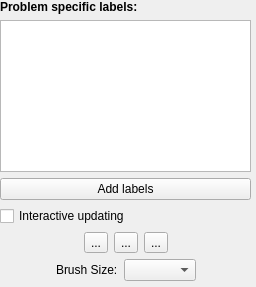
<?xml version="1.0" encoding="UTF-8"?>
<ui version="4.0">
 <class>containingWidget</class>
 <widget class="QWidget" name="containingWidget">
  <property name="geometry">
   <rect>
    <x>0</x>
    <y>0</y>
    <width>256</width>
    <height>287</height>
   </rect>
  </property>
  <property name="sizePolicy">
   <sizepolicy hsizetype="Preferred" vsizetype="Preferred">
    <horstretch>1</horstretch>
    <verstretch>0</verstretch>
   </sizepolicy>
  </property>
  <property name="minimumSize">
   <size>
    <width>256</width>
    <height>0</height>
   </size>
  </property>
  <property name="baseSize">
   <size>
    <width>0</width>
    <height>0</height>
   </size>
  </property>
  <property name="windowTitle">
   <string>Form</string>
  </property>
  <widget class="QWidget" name="verticalLayoutWidget">
   <property name="geometry">
    <rect>
     <x>0</x>
     <y>0</y>
     <width>251</width>
     <height>281</height>
    </rect>
   </property>
   <layout class="QVBoxLayout" name="verticalLayout">
    <item>
     <widget class="QLabel" name="label">
      <property name="sizePolicy">
       <sizepolicy hsizetype="Preferred" vsizetype="Fixed">
        <horstretch>0</horstretch>
        <verstretch>0</verstretch>
       </sizepolicy>
      </property>
      <property name="text">
       <string>&lt;b&gt;Problem specific labels:&lt;/b&gt;</string>
      </property>
     </widget>
    </item>
    <item>
     <widget class="LabelListView" name="labelListView">
      <property name="sizePolicy">
       <sizepolicy hsizetype="Minimum" vsizetype="Fixed">
        <horstretch>0</horstretch>
        <verstretch>0</verstretch>
       </sizepolicy>
      </property>
     </widget>
    </item>
    <item>
     <widget class="QPushButton" name="AddLabelButton">
      <property name="styleSheet">
       <string notr="true"/>
      </property>
      <property name="text">
       <string>Add labels</string>
      </property>
     </widget>
    </item>
    <item>
     <widget class="QCheckBox" name="checkInteractive">
      <property name="enabled">
       <bool>true</bool>
      </property>
      <property name="text">
       <string>Interactive updating</string>
      </property>
     </widget>
    </item>
    <item>
     <layout class="QHBoxLayout" name="horizontalLayout" stretch="0,0,0,1,0">
      <property name="sizeConstraint">
       <enum>QLayout::SetDefaultConstraint</enum>
      </property>
      <item>
       <spacer name="horizontalSpacer_2">
        <property name="orientation">
         <enum>Qt::Horizontal</enum>
        </property>
        <property name="sizeHint" stdset="0">
         <size>
          <width>40</width>
          <height>20</height>
         </size>
        </property>
       </spacer>
      </item>
      <item>
       <widget class="QToolButton" name="arrowToolButton">
        <property name="text">
         <string>...</string>
        </property>
       </widget>
      </item>
      <item>
       <widget class="QToolButton" name="paintToolButton">
        <property name="text">
         <string>...</string>
        </property>
       </widget>
      </item>
      <item>
       <widget class="QToolButton" name="eraserToolButton">
        <property name="text">
         <string>...</string>
        </property>
        <property name="autoRaise">
         <bool>false</bool>
        </property>
       </widget>
      </item>
      <item>
       <spacer name="horizontalSpacer">
        <property name="orientation">
         <enum>Qt::Horizontal</enum>
        </property>
        <property name="sizeHint" stdset="0">
         <size>
          <width>40</width>
          <height>20</height>
         </size>
        </property>
       </spacer>
      </item>
     </layout>
    </item>
    <item>
     <layout class="QHBoxLayout" name="horizontalLayout_2">
      <item>
       <spacer name="horizontalSpacer_3">
        <property name="orientation">
         <enum>Qt::Horizontal</enum>
        </property>
        <property name="sizeHint" stdset="0">
         <size>
          <width>40</width>
          <height>20</height>
         </size>
        </property>
       </spacer>
      </item>
      <item>
       <widget class="QLabel" name="brushSizeCaption">
        <property name="text">
         <string>Brush Size:</string>
        </property>
       </widget>
      </item>
      <item>
       <widget class="QComboBox" name="brushSizeComboBox"/>
      </item>
      <item>
       <spacer name="horizontalSpacer_4">
        <property name="orientation">
         <enum>Qt::Horizontal</enum>
        </property>
        <property name="sizeHint" stdset="0">
         <size>
          <width>40</width>
          <height>20</height>
         </size>
        </property>
       </spacer>
      </item>
     </layout>
    </item>
   </layout>
  </widget>
 </widget>
 <customwidgets>
  <customwidget>
   <class>LabelListView</class>
   <extends>QTableView</extends>
   <header>igms.labelListView</header>
  </customwidget>
 </customwidgets>
 <resources/>
 <connections/>
</ui>
